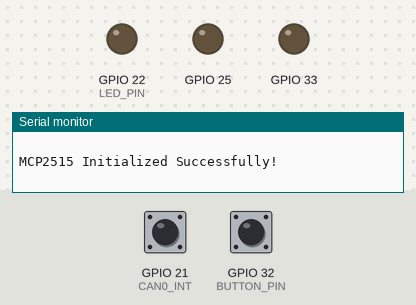
A sketch run on a simulated ESP32. Parts: output pins drawn as LEDs (lit = HIGH), the last lines printed to the serial monitor. Dashed ring = blinking. The test bench sets the inputs (shaded band); at power-on: GPIO 32 (BUTTON_PIN) HIGH, GPIO 21 (CAN0_INT) HIGH.

Above: at 1.2 s.
1.3 s: GPIO 32 (BUTTON_PIN) pulled LOW for 1 s
At 2.41 s:
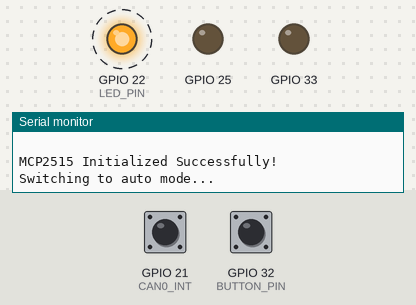
4.8 s: GPIO 32 (BUTTON_PIN) pulled LOW for 0.15 s
At 5.8 s:
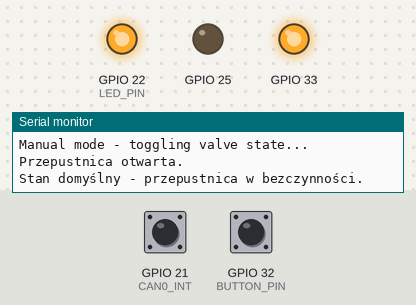
6.9 s: GPIO 32 (BUTTON_PIN) pulled LOW for 0.15 s
At 8.6 s:
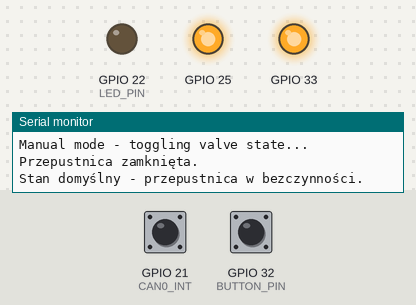
9.0 s: GPIO 32 (BUTTON_PIN) pulled LOW for 3.2 s
At 12.31 s:
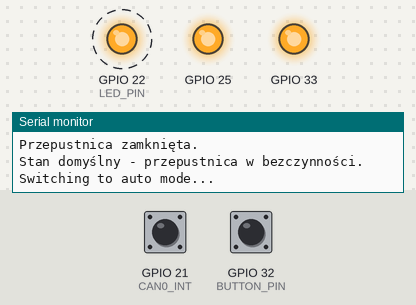
Timing chart, 0 to 14.7 s (numbered marks = the images above; inputs shaded):
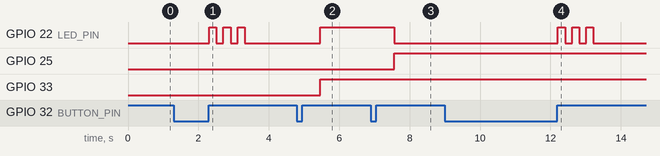

The sketch:

sketch_mar10a.ino
```cpp
#include <Arduino.h>
#include <mcp_can.h>
#include <SPI.h>
#include "ValveController.h"

long unsigned int rxId;
unsigned char len = 0;
unsigned char rxBuf[8];

#define CAN0_INT 21 // Set INT to pin 21
MCP_CAN CAN0(5); // Set CS to pin 5
ValveController valve(25, 33); // Initialize valve controller

#define BUTTON_PIN 32  // Definicja pinu przycisku
#define LED_PIN 22     // Definicja pinu LED

volatile bool auto_mode = true; // Teraz tylko sygnalizuje tryb auto
int modeStep = 0; // 0: auto, 1: otwarte, 2: zamknięte
volatile unsigned long lastDebounceTime = 0; // Czas ostatniego drgania
const unsigned long debounceDelay = 50; // Opóźnienie debounce w ms


bool coldStartDetected = false;
unsigned long coldStartTime = 0;
const unsigned long coldStartDuration = 10000 ; // Duration of "cold start" in milliseconds (300 ms for testing)

volatile unsigned int sharedRpmValue = 0; // Shared variable for RPM value
volatile bool isRpmValueUpdated = false; // Flag to indicate new RPM value is available
volatile bool valveIsOpen = false; // Flag to indicate valve state
bool coldStartTimerActive = false;
unsigned long coldStartTimerStart;
// Task prototypes
void TaskCANListener(void *pvParameters);
void TaskValveController(void *pvParameters);
void TaskSerialHandler(void *pvParameters);

enum ButtonPressType {
    SHORT_PRESS,
    LONG_PRESS,
    NO_PRESS
};

volatile ButtonPressType buttonPressType = NO_PRESS;
void setup() {
    Serial.begin(115200);
    while (!Serial); // for boards that need to wait to ensure Serial is up
    // Initialize CAN
    if (CAN0.begin(MCP_ANY, CAN_500KBPS, MCP_8MHZ) == CAN_OK) Serial.println("MCP2515 Initialized Successfully!");
    else Serial.println("Error Initializing MCP2515...");
    CAN0.setMode(MCP_NORMAL); // Set operation mode to normal so the MCP2515 sends acks to received data.
    pinMode(CAN0_INT, INPUT); // Configuring pin for /INT input
    pinMode(LED_PIN, OUTPUT);
    // Create tasks for CAN listener, valve controller, and serial handler
    xTaskCreatePinnedToCore(TaskCANListener, "TaskCANListener", 2048, NULL, 1, NULL, 0);
    xTaskCreatePinnedToCore(TaskValveController, "TaskValveController", 2048, NULL, 1, NULL, 1);
    xTaskCreatePinnedToCore(TaskModeController, "TaskModeController", 2048, NULL, 1, NULL, 0); // Pinned to core 0
    xTaskCreatePinnedToCore(TaskButtonHandler, "TaskButtonHandler", 2048, NULL, 1, NULL, 1);
}

void loop() {
    vTaskDelay(portMAX_DELAY); // Infinite delay
}


void checkColdStartTimer() {
    if (coldStartTimerActive && (millis() - coldStartTimerStart > coldStartDuration)) {
        // Timer has expired
        coldStartTimerActive = false;
        // Here, you could close the valve or perform other actions indicating the end of the cold start
        if (valveIsOpen) {
            valve.close();
            valveIsOpen = false;
            Serial.println("Cold start period has ended. Valve closed.");
        }

    }


}

void manageColdStart() {
    if (isRpmValueUpdated) {
        isRpmValueUpdated = false;
        unsigned int rpm_value = sharedRpmValue;

        if (rpm_value == 0 && valveIsOpen) {
            valve.close();
            valveIsOpen = false;
            coldStartDetected = false; // Reset cold start
            Serial.println("RPM dropped to 0. Valve closed and cold start reset.");
        } else if (rpm_value > 0 && !coldStartDetected) {
            valve.open();
            valveIsOpen = true;
            coldStartDetected = true;
            startColdStartTimer(); // Start or reset the cold start timer
            Serial.println("Cold start detected. Valve opened.");
        }
    }

    checkColdStartTimer(); // Check the timer outside of the RPM update check to ensure it's always evaluated
}


void startColdStartTimer() {
    coldStartTimerStart = millis();
    coldStartTimerActive = true;
}


void TaskButtonHandler(void *pvParameters) {
    const unsigned long longPressTime = 1000; // Czas w ms uznawany za długie naciśnięcie
    pinMode(BUTTON_PIN, INPUT_PULLUP);
    int lastButtonState = HIGH;
    unsigned long buttonPressedTime = 0;

    for (;;) {
        int currentButtonState = digitalRead(BUTTON_PIN);
        // Rozpoczęcie naciśnięcia przycisku
        if (currentButtonState == LOW && lastButtonState == HIGH) {
            buttonPressedTime = millis();
        }
        // Zwolnienie przycisku
        if (currentButtonState == HIGH && lastButtonState == LOW) {
            unsigned long pressDuration = millis() - buttonPressedTime;
            if (pressDuration >= longPressTime) {
                buttonPressType = LONG_PRESS;
            } else {
                buttonPressType = SHORT_PRESS;
            }
        }
        lastButtonState = currentButtonState;
        vTaskDelay(10 / portTICK_PERIOD_MS);
    }
}

void TaskModeController(void *pvParameters) {
    for (;;) {
        switch (buttonPressType) {
            case LONG_PRESS:
                // Logika dla długiego naciśnięcia
                Serial.println("Switching to auto mode...");

                for (int i = 0; i < 3; i++) {
                    digitalWrite(LED_PIN, HIGH);
                    vTaskDelay(200 / portTICK_PERIOD_MS);
                    digitalWrite(LED_PIN, LOW);
                    vTaskDelay(200 / portTICK_PERIOD_MS);
                }
                auto_mode = true;
                buttonPressType = NO_PRESS; // Resetujemy stan po obsłudze
                break;
            case SHORT_PRESS:
                // Logika dla krótkiego naciśnięcia
                if (auto_mode) {
                    Serial.println("Manual mode - toggling valve state...");
                    // Tutaj logika przełączania stanu zaworu
                    if (valveIsOpen) {
                        valve.close();
                        valveIsOpen = false;
                        digitalWrite(LED_PIN, LOW); // LED wyłączony dla zamkniętego
                    } else {
                        valve.open();
                        valveIsOpen = true;
                        digitalWrite(LED_PIN, HIGH); // LED włączony dla otwartego
                    }
                } else {
                    // Jeśli nie jesteśmy w trybie auto, możemy chcieć zrobić coś innego lub nic nie robić
                }
                buttonPressType = NO_PRESS; // Resetujemy stan po obsłudze
                break;
            default:
                // Brak akcji
                break;
        }
        vTaskDelay(10 / portTICK_PERIOD_MS);
    }
}
void TaskValveController(void *pvParameters) {
    for (;;) {
        if (auto_mode) {
            if (!coldStartDetected) {
                manageColdStart(); // Handle the cold start logic
                vTaskDelay(3500 / portTICK_PERIOD_MS);
            } else {
                unsigned int rpm_value = sharedRpmValue;

                if (rpm_value < 3200 && valveIsOpen) {
                    valve.close();
                     digitalWrite(LED_PIN,LOW);
                    valveIsOpen = false;
                    Serial.println("RPM dropped below 3200. Valve closed.");
                } else if (rpm_value >= 3200 && !valveIsOpen) {
                    valve.open();
                    digitalWrite(LED_PIN, HIGH);
                    valveIsOpen = true;
                    Serial.println("RPM reached or exceeded 3200. Valve opened.");
                }
            }
        }

        vTaskDelay(10 / portTICK_PERIOD_MS); // Reduce CPU load
    }
}


void TaskCANListener(void *pvParameters) {
    for (;;) {


            if (!digitalRead(CAN0_INT)) {
                CAN0.readMsgBuf(&rxId, &len, rxBuf);
                if (rxId == 0x110) {
                    unsigned int high_byte = rxBuf[1];
                    unsigned int low_byte = rxBuf[2];
                    unsigned int rpm_value = (high_byte << 8) | low_byte;
                    rpm_value /= 4; // Adjust RPM value

                    sharedRpmValue = rpm_value;
                    isRpmValueUpdated = true;

                    // Jeśli RPM równa się 0, resetuj coldStartDetected
                    if(rpm_value == 0) {
                        coldStartDetected = false;
                        Serial.println("RPM is 0. Cold start detection reset.");
                    }
                }
            }


        vTaskDelay(1 / portTICK_PERIOD_MS); // Odpoczynek dla CPU, redukcja obciążenia
    }}
```

ValveController.cpp
```cpp
#include "Arduino.h"
#include "ValveController.h"

ValveController::ValveController(int pinOpen, int pinClose) {
  _pinOpen = pinOpen;
  _pinClose = pinClose;
  pinMode(_pinOpen, OUTPUT);
  pinMode(_pinClose, OUTPUT);
  setDefault();
}

void ValveController::open() {
  digitalWrite(_pinOpen, HIGH);
  digitalWrite(_pinClose, LOW);
  delay(500); // Otwarta przez 0.5 sekundy
  Serial.println("Przepustnica otwarta.");
  setDefault();
}

void ValveController::close() {
  digitalWrite(_pinOpen, LOW);
  digitalWrite(_pinClose, HIGH);
  delay(500); // Zamknięta przez 0.5 sekundy
  Serial.println("Przepustnica zamknięta.");
  setDefault();
}

void ValveController::setDefault() {
  digitalWrite(_pinOpen, HIGH);
  digitalWrite(_pinClose, HIGH);
  Serial.println("Stan domyślny - przepustnica w bezczynności.");
}
```

ValveController.h
```cpp
#ifndef ValveController_h
#define ValveController_h

#include "Arduino.h"

class ValveController {
  public:
    ValveController(int pinOpen, int pinClose);
    void open();
    void close();
    void setDefault();
  private:
    int _pinOpen, _pinClose;
};

#endif
```

Measured:
- after the input at 1.3 s, GPIO 22 (LED_PIN): alternates HIGH for 0.20 s and LOW for 0.20 s, 6 changes in all, then stays LOW, starting after 1.0 s
- after the input at 4.8 s, GPIO 22 (LED_PIN), GPIO 33: LOW → HIGH after 0.66 s
- after the input at 6.9 s, GPIO 22 (LED_PIN): HIGH → LOW after 0.66 s; GPIO 25: LOW → HIGH after 0.66 s
- after the input at 9.0 s, GPIO 22 (LED_PIN): alternates HIGH for 0.20 s and LOW for 0.20 s, 6 changes in all, then stays LOW, starting after 3.2 s
